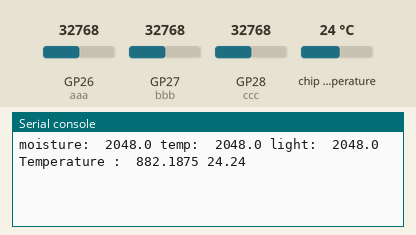
Simulated run of this program. Board: Raspberry Pi Pico running MicroPython. Parts: the last lines printed to the serial console. The test bench sets the inputs (shaded band); at power-on: chip temperature 24 °C, GP26 (aaa) = 32768, GP27 (bbb) = 32768, GP28 (ccc) = 32768 (analog values on the 0–65535 scale).

Above: at 1.2 s.
1.3 s: chip temperature set to 1 °C
At 2.6 s:
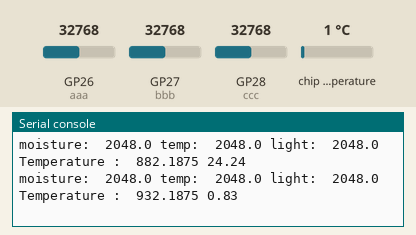
2.8 s: GP26 (aaa) set to 45874
At 4.2 s:
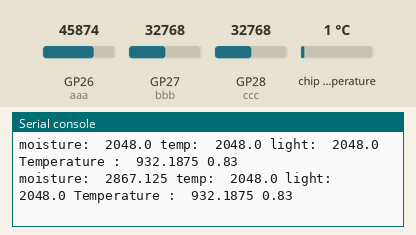
4.3 s: GP27 (bbb) set to 45874
5.8 s: GP28 (ccc) set to 45874
At 6.6 s:
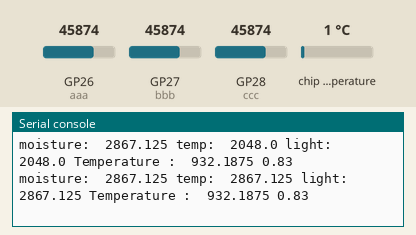
7.3 s: chip temperature set to 11 °C
At 8.6 s:
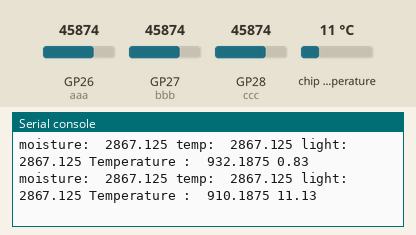
8.8 s: GP26 (aaa) set to 63568
At 10.9 s:
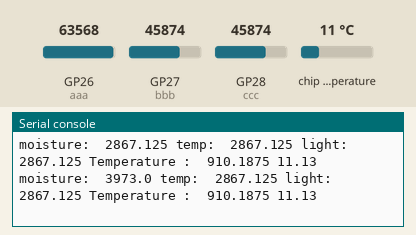
Timing chart, 0 to 11.3 s (numbered marks = the images above; inputs shaded):
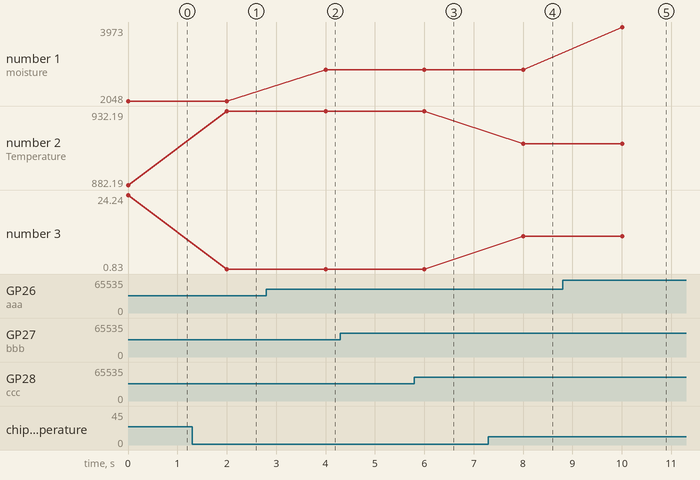

The program:

sensors.py
```python
# This code was written by Juhyun Kim.

from machine import Pin, I2C, ADC
import utime

aaa= ADC(26)
bbb = ADC(27)
ccc = ADC(28)
ddd = ADC(4)
conversion_factor = 3.3 / (65535)

while True:
    moisture = aaa.read_u16()/16
    temp = bbb.read_u16()/16
    light = ccc.read_u16()/16
    temp11 = ddd.read_u16()/16

    reading = ddd.read_u16() * conversion_factor
    temperature = round(27 - (reading - 0.706) / 0.001721,2)
    print("moisture: ",moisture, "temp: ", temp, "light: ", light, "Temperature : ", temp11, temperature)
    utime.sleep(2)
```

Measured:
- after the input at 1.3 s, the serial console: prints a new line after 0.70 s (image 1)
- after the input at 2.8 s, the serial console: prints a new line after 1.2 s (image 2)
- after the input at 5.8 s, the serial console: prints a new line after 0.20 s (image 3)
- after the input at 7.3 s, the serial console: prints a new line after 0.70 s (image 4)
- after the input at 8.8 s, the serial console: prints a new line after 1.2 s (image 5)
- plotted number 1: 2048 → 2867.12 after the input at 2.8 s, 2867.12 → 3973 after the input at 8.8 s
- plotted number 2: 882.19 → 932.19 after the input at 1.3 s, 932.19 → 910.19 after the input at 7.3 s
- plotted number 3: 24.24 → 0.83 after the input at 1.3 s, 0.83 → 11.13 after the input at 7.3 s
